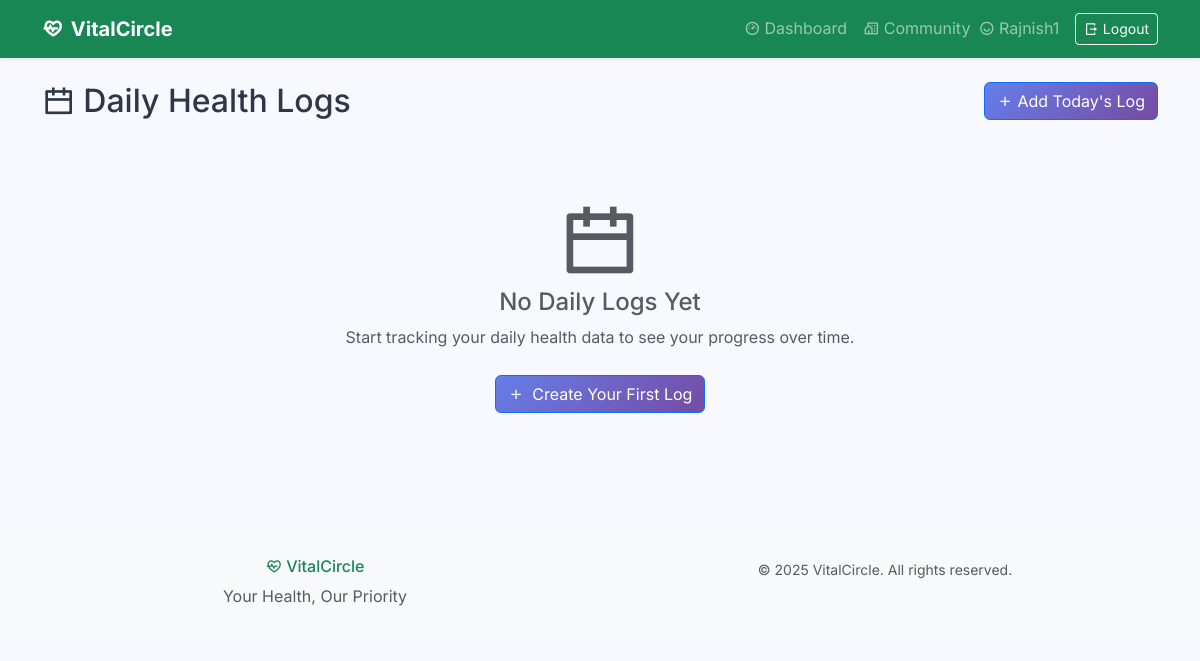
Before: /daily-log/list/ (signed in) with the older database file.
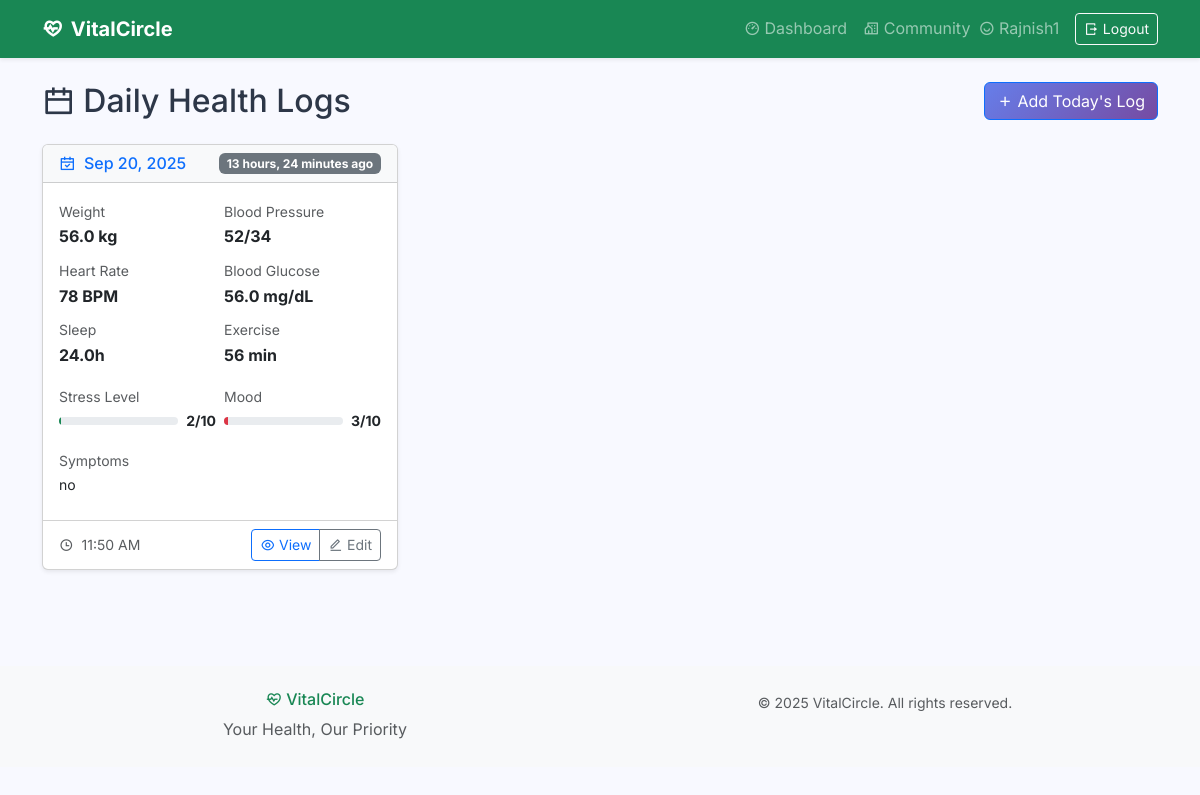
After: the same page with the newer database file.
### users/models.py (models this page shows)
class User(AbstractUser):
    is_admin = models.BooleanField('is admin',default=False)
    is_user = models.BooleanField('is user',default=False)
    is_doctor = models.BooleanField('is doctor',default=False)

### core/models.py (models this page shows)
class DailyLog(models.Model):
    user = models.ForeignKey(User, on_delete=models.CASCADE)
    log_date = models.DateField(auto_now_add=True)
    systolic_bp = models.IntegerField(blank=True, null=True)
    diastolic_bp = models.IntegerField(blank=True, null=True)
    heart_rate = models.IntegerField(blank=True, null=True)
    blood_glucose = models.FloatField(blank=True, null=True)
    sleep_hours = models.FloatField(blank=True, null=True)
    exercise_minutes = models.IntegerField(blank=True, null=True)
    steps_count = models.IntegerField(blank=True, null=True)
    diet_notes = models.TextField(blank=True, null=True)
    water_intake_liters = models.FloatField(blank=True, null=True)
    stress_level = models.IntegerField(choices=[(i, str(i)) for i in range(1, 6)], blank=True, null=True)
    symptoms = models.TextField(blank=True, null=True)
    medication_taken = models.BooleanField(default=False)
    created_at = models.DateTimeField(auto_now_add=True)

### core/views.py (the view)
# urls.py: path('daily-log/list/', views.daily_log_list, name='daily-log-list'),
@login_required
def daily_log_list(request):
    daily_logs = DailyLog.objects.filter(user=request.user).order_by('-log_date')
    context = {
        'daily_logs': daily_logs,
    }
    return render(request, 'daily_log_list.html', context)

### core/models.py (called while the page is built)
    @property
    def date(self):
        return self.log_date

    @property
    def blood_pressure_systolic(self):
        return self.systolic_bp

    @property
    def blood_pressure_diastolic(self):
        return self.diastolic_bp

### core/templates/daily_log_list.html (shortened to what this page needs)
{% extends 'base.html' %}
{% load static %}
{% block content %}
<div class="container py-4">
    <div class="d-flex justify-content-between align-items-center mb-4">
        <h2 class="mb-0">
            <i class="ri-calendar-line me-2"></i>Daily Health Logs
        </h2>
        <a href="{% url 'core:daily-log-create' %}" class="btn btn-primary">
            <i class="ri-add-line me-1"></i>Add Today's Log
        </a>
    </div>
    {% if daily_logs %}
        <div class="row">
            {% for log in daily_logs %}
                <div class="col-lg-6 col-xl-4 mb-4">
                    <div class="card h-100 shadow-sm">
                        <div class="card-header bg-light">
                            <div class="d-flex justify-content-between align-items-center">
                                <h6 class="mb-0 text-primary">
                                    <i class="ri-calendar-check-line me-1"></i>
                                    {{ log.date|date:"M d, Y" }}
                                </h6>
                                <span class="badge bg-{% if log.date == today %}success{% else %}secondary{% endif %}">
                                    {% if log.date == today %}Today{% else %}{{ log.date|timesince }} ago{% endif %}
                                </span>
                            </div>
                        </div>
                        <div class="card-body">
                            <div class="row g-2 mb-3">
                                {% if log.weight_kg %}
                                    <div class="col-6">
                                        <small class="text-muted">Weight</small>
                                        <div class="fw-bold">{{ log.weight_kg }} kg</div>
                                    </div>
                                {% endif %}
                                {% if log.blood_pressure_systolic and log.blood_pressure_diastolic %}
                                    <div class="col-6">
                                        <small class="text-muted">Blood Pressure</small>
                                        <div class="fw-bold">{{ log.blood_pressure_systolic }}/{{ log.blood_pressure_diastolic }}</div>
                                    </div>
                                {% endif %}
                                {% if log.heart_rate %}
                                    <div class="col-6">
                                        <small class="text-muted">Heart Rate</small>
                                        <div class="fw-bold">{{ log.heart_rate }} BPM</div>
                                    </div>
                                {% endif %}
                                {% if log.blood_glucose %}
                                    <div class="col-6">
                                        <small class="text-muted">Blood Glucose</small>
                                        <div class="fw-bold">{{ log.blood_glucose }} mg/dL</div>
                                    </div>
                                {% endif %}
                                {% if log.sleep_hours %}
                                    <div class="col-6">
                                        <small class="text-muted">Sleep</small>
                                        <div class="fw-bold">{{ log.sleep_hours }}h</div>
                                    </div>
                                {% endif %}
                                {% if log.exercise_minutes %}
                                    <div class="col-6">
                                        <small class="text-muted">Exercise</small>
                                        <div class="fw-bold">{{ log.exercise_minutes }} min</div>
                                    </div>
                                {% endif %}
                            </div>
                            {% if log.stress_level or log.mood_rating %}
                                <div class="row g-2 mb-3">
                                    {% if log.stress_level %}
                                        <div class="col-6">
                                            <small class="text-muted">Stress Level</small>
                                            <div class="d-flex align-items-center">
                                                <div class="progress flex-grow-1 me-2" style="height: 8px;">
                                                    <div class="progress-bar bg-{% if log.stress_level <= 3 %}success{% elif log.stress_level <= 6 %}warning{% else %}danger{% endif %}"
                                                         style="width: {{ log.stress_level|floatformat:0}}%"></div>
                                                </div>
                                                <small class="fw-bold">{{ log.stress_level }}/10</small>
                                            </div>
                                        </div>
                                    {% endif %}
                                    {% if log.mood_rating %}
                                        <div class="col-6">
                                            <small class="text-muted">Mood</small>
                                            <div class="d-flex align-items-center">
                                                <div class="progress flex-grow-1 me-2" style="height: 8px;">
                                                    <div class="progress-bar bg-{% if log.mood_rating >= 7 %}success{% elif log.mood_rating >= 4 %}warning{% else %}danger{% endif %}"
                                                         style="width: {{ log.mood_rating|floatformat:0 }}%"></div>
                                                </div>
                                                <small class="fw-bold">{{ log.mood_rating }}/10</small>
                                            </div>
                                        </div>
                                    {% endif %}
                                </div>
                            {% endif %}
                            {% if log.symptoms %}
                                <div class="mb-2">
                                    <small class="text-muted">Symptoms</small>
                                    <div class="small text-truncate">{{ log.symptoms|truncatechars:50 }}</div>
                                </div>
                            {% endif %}
                        </div>
                        <div class="card-footer bg-transparent">
                            <div class="d-flex justify-content-between align-items-center">
                                <small class="text-muted">
                                    <i class="ri-time-line me-1"></i>
                                    {{ log.created_at|date:"g:i A" }}
                                </small>
                                <div class="btn-group btn-group-sm">
                                    <a href="{% url 'core:daily-log-detail' log.id %}" class="btn btn-outline-primary btn-sm">
                                        <i class="ri-eye-line me-1"></i>View
                                    </a>
                                    <a href="{% url 'core:daily-log-edit' log.id %}" class="btn btn-outline-secondary btn-sm">
                                        <i class="ri-edit-line me-1"></i>Edit
                                    </a>
                                </div>
                            </div>
                        </div>
                    </div>
                </div>
            {% endfor %}
        </div>
    {% else %}
        <div class="text-center py-5">
            <i class="ri-calendar-line display-1 text-muted mb-3"></i>
            <h4 class="text-muted">No Daily Logs Yet</h4>
            <p class="text-muted mb-4">Start tracking your daily health data to see your progress over time.</p>
            <a href="{% url 'core:daily-log-create' %}" class="btn btn-primary">
                <i class="ri-add-line me-2"></i>Create Your First Log
            </a>
        </div>
    {% endif %}
</div>
{% endblock content %}

### core/templates/base.html (shortened to what this page needs)
<!DOCTYPE html>
{% load static %}
<html lang="en">
<head>
    <link href="https://cdn.jsdelivr.net/npm/bootstrap@5.3.2/dist/css/bootstrap.min.css" rel="stylesheet">
    <link href="https://cdn.jsdelivr.net/npm/remixicon@4.2.0/fonts/remixicon.css" rel="stylesheet">
    <link rel="stylesheet" href="{% static 'dashboard.css' %}">
</head>
<body>
    <nav class="navbar navbar-expand-lg navbar-dark bg-success shadow-sm">
        <div class="container">
            <a class="navbar-brand fw-bold" href="/" title="Home">
                <i class="ri-heart-pulse-line me-2"></i>VitalCircle
            </a>
            <div class="collapse navbar-collapse" id="navbarNav">
                <ul class="navbar-nav ms-auto align-items-center">
                    {% if user.is_authenticated %}
                        {% if user.is_doctor %}
                            <li class="nav-item d-flex align-items-center">
                                <a class="nav-link" href="{% url 'core:doctor-dashboard' %}">
                                    <i class="ri-stethoscope-line me-1"></i>Doctor Dashboard
                                </a>
                            </li>
                            <li class="nav-item d-flex align-items-center">
                                <a class="nav-link" href="#">
                                    <i class="ri-user-heart-line me-1"></i>Patients
                                </a>
                            </li>
                            <li class="nav-item d-flex align-items-center">
                                <a class="nav-link" href="#">
                                    <i class="ri-bar-chart-line me-1"></i>Analytics
                                </a>
                            </li>
                        {% elif user.is_user %}
                            <li class="nav-item d-flex align-items-center">
                                <a class="nav-link" href="{% url 'core:user-dashboard' %}">
                                    <i class="ri-dashboard-3-line me-1"></i>Dashboard
                                </a>
                            </li>
                            <li class="nav-item d-flex align-items-center">
                                <a class="nav-link" href="/forums/">
                                    <i class="ri-community-line me-1"></i>Community
                                </a>
                            </li>
                        {% endif %}
                        <li class="nav-item d-flex align-items-center">
                            <span class="navbar-text me-3">
                                <i class="ri-user-smile-line me-1"></i>{{ request.user|capfirst }}
                            </span>
                        </li>
                        <li class="nav-item d-flex align-items-center">
                            <form action="{% url 'users:logout' %}" method="post" class="d-inline">
                                <button class="btn btn-outline-light btn-sm" type="submit" title="Logout">
                                    <i class="ri-logout-box-r-line me-1"></i>Logout
                                </button>
                            </form>
                        </li>
                    {% endif %}
                </ul>
            </div>
        </div>
    </nav>
    <main class="main-content">
        {% block content %}{% endblock content %}
    </main>
    <footer class="bg-light text-center text-muted py-4 mt-5">
        <div class="container">
            <div class="row">
                <div class="col-md-6">
                    <h6 class="text-success">
                        <i class="ri-heart-pulse-line me-1"></i>VitalCircle
                    </h6>
                    <p class="mb-0">Your Health, Our Priority</p>
                </div>
                <div class="col-md-6">
                    <p class="mb-0">
                        <small>&copy; 2025 VitalCircle. All rights reserved.</small>
                    </p>
                </div>
            </div>
        </div>
    </footer>
</body>
</html>

### core/static/dashboard.css (style rules this page uses)
:root { --primary-color: #667eea; --primary-dark: #5a6fd8; --secondary-color: #764ba2; --accent-color: #f093fb; --success-color: #4facfe; --warning-color: #f6d365; --danger-color: #ff6b6b; --info-color: #74b9ff; --light-bg: #f8f9ff; --white: #ffffff; --text-primary: #2d3748; --text-secondary: #718096; --text-muted: #a0aec0; --border-color: #e2e8f0; --shadow-sm: 0 1px 3px rgba(0, 0, 0, 0.1); --shadow-md: 0 4px 6px rgba(0, 0, 0, 0.1); --shadow-lg: 0 10px 15px rgba(0, 0, 0, 0.1); --shadow-xl: 0 20px 25px rgba(0, 0, 0, 0.1); --gradient-primary: linear-gradient(135deg, var(--primary-color) 0%, var(--secondary-color) 100%); --gradient-success: linear-gradient(135deg, var(--success-color) 0%, #00c6ff 100%); --gradient-warning: linear-gradient(135deg, var(--warning-color) 0%, #fda085 100%); --gradient-danger: linear-gradient(135deg, var(--danger-color) 0%, #ff8a80 100%); --gradient-info: linear-gradient(135deg, var(--info-color) 0%, #0984e3 100%); }
body { font-family: 'Inter', -apple-system, BlinkMacSystemFont, 'Segoe UI', Roboto, sans-serif; margin: 0; padding: 0; background: var(--light-bg); color: var(--text-primary); line-height: 1.6; }
.btn-primary { background: var(--gradient-primary); color: var(--white); }

Changed rows visible on the page:
added DailyLog: date "Sep 20, 2025", date "13 hours, 24 minutes", weight_kg "56.0", blood_pressure_systolic "52", blood_pressure_diastolic "34", heart_rate "78", blood_glucose "56.0", sleep_hours "24.0", exercise_minutes "56", stress_level "2", mood_rating "3", symptoms "no", created_at "11:50 AM"
Other visible differences:
text no longer shown: "No Daily Logs Yet Start tracking your daily health data to see your progress over time. Create Your First Log"
